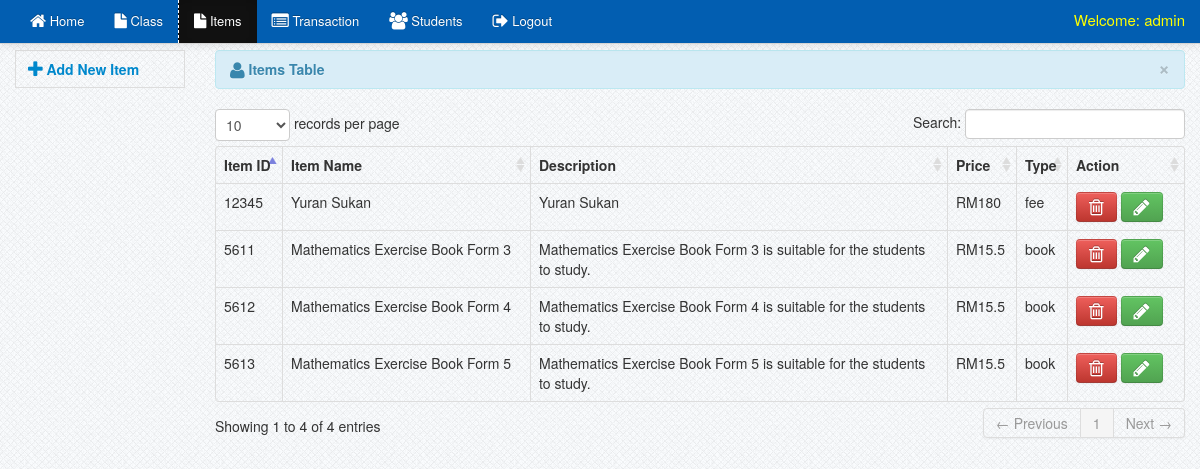
The page /admin_side/subject.php (signed in) on the database its author committed.
### tables this page shows
CREATE TABLE `tblextras` (
  `extra_id` int(50) NOT NULL,
  `extra_name` varchar(50) NOT NULL,
  `extra_desc` varchar(100) NOT NULL,
  `extra_price` float NOT NULL,
  `extra_type` varchar(20) NOT NULL
);

### admin_side/session.php (called while the page is built, shortened)
<?php
$session_id=$_SESSION['id'];
?>

### admin_side/subject.php (the view, shortened to what this page needs)
<?php include('header.php'); ?>
<?php include('session.php'); ?>
<?php include('navbar_item.php'); ?>
    <div class="container">
		<div class="margin-top">
			<div class="row">
			<div class="span2">
							<ul class="nav nav-tabs nav-stacked">
								<li>
								<a href="add_item.php" ><i class="icon-plus icon-large"></i>&nbsp;<strong>Add New Item</strong></a>
								</li>
							</ul>
			</div>
			<div class="span10">
			 <div class="alert alert-info">
                                    <button type="button" class="close" data-dismiss="alert">&times;</button>
                                    <strong><i class="icon-user icon-large"></i>&nbsp;Items Table</strong>
                                </div>
                            <table cellpadding="0" cellspacing="0" border="0" class="table  table-bordered" id="example">
                                <thead>
                                    <tr>
                                        <th>Item ID</th>
                                        <th>Item Name</th>
                                        <th width="400">Description</th>
                                        <th>Price</th>
                                        <th>Type</th>
                                        <th>Action</th>
                                    </tr>
                                </thead>
                                <tbody>
                                  <?php $user_query=mysqli_query($dbcon, "SELECT * from tblextras") or die(mysqli_error($dbcon));
									while($row=mysqli_fetch_array($user_query))
									{
										$extra_id=$row['extra_id'];
									?>
                                    <td><?php echo $row['extra_id']; ?></td>
                                    <td><?php echo $row['extra_name']; ?></td>
                                    <td><?php echo $row['extra_desc']; ?></td>
                                    <td>RM<?php echo $row['extra_price']; ?></td>
                                    <td><?php echo $row['extra_type']; ?></td>
                                    <td width="100">
                                        <a  href="#delete_subject<?php echo $extra_id; ?>" data-toggle="modal"  class="btn btn-danger"><i class="icon-trash icon-large"></i></a>
                                        <a rel="tooltip"  title="Edit" id="e<?php echo $extra_id; ?>" href="#edit<?php echo $extra_id; ?>" data-toggle="modal" class="btn btn-success"><i class="icon-pencil icon-large"></i></a>
									</td>
									<?php } ?>
                                </tbody>
                            </table>
			</div>
			</div>
		</div>
    </div>
<?php include('footer.php') ?>

### admin_side/navbar_item.php (shortened to what this page needs)
<?php include('dbcon.php'); ?>
<?php
$user_query  = mysqli_query($dbcon, "SELECT * from admin where id = '$session_id'")or die(mysqli_error($dbcon));
$user_row =mysqli_fetch_array($user_query);
?>
  <div class="navbar navbar-fixed-top navbar-inverse">
            <div class="navbar-inner">
                <div class="container">
                    <div class="nav-collapse collapse">
					<ul class="nav">
					<li><a href="dasboard.php"><i class="icon-home icon-large"></i>&nbsp;Home</a></li>
					<li><a href="class.php"><i class="icon-file icon-large"></i>&nbsp;Class</a></li>
                    <li class="active"><a href="subject.php"><i class="icon-file icon-large"></i>&nbsp;Items</a></li>
					<li><a href="transaction.php"><i class="icon-list-alt icon-large"></i>&nbsp;Transaction</a></li>
					<li><a href="students.php"><i class="icon-group icon-large"></i>&nbsp;Students</a></li>
					<li><a href="logout.php"><i class="icon-signout icon-large"></i>&nbsp;Logout</a></li>
					</ul>
					 <div class="pull-right">
							<div class="admin">Welcome: <?php echo $user_row['UserName']; ?></div>
                     </div>
                    </div>
                </div>
            </div>
        </div>

### admin_side/css/docs.css (style rules this page uses)
.admin { color: yellow; font-size: 15px; margin-top: 10px; }
.margin-top { margin-top:50px; }
body { background: url(../img/grid_noise.png); position: relative; }
body > .navbar { font-size: 13px; }

### rows shown on the page
tblextras: extra_id "5611", extra_name "Mathematics Exercise Book Form 3", extra_desc "Mathematics Exercise Book Form 3 is suitable for the students to study.", extra_price "15.5", extra_type "book"
tblextras: extra_id "5612", extra_name "Mathematics Exercise Book Form 4", extra_desc "Mathematics Exercise Book Form 4 is suitable for the students to study.", extra_price "15.5", extra_type "book"
tblextras: extra_id "5613", extra_name "Mathematics Exercise Book Form 5", extra_desc "Mathematics Exercise Book Form 5 is suitable for the students to study.", extra_price "15.5", extra_type "book"
tblextras: extra_id "12345", extra_name "Yuran Sukan", extra_desc "Yuran Sukan", extra_price "180", extra_type "fee"

### other values the page prints
$user_row['UserName'] "admin"
